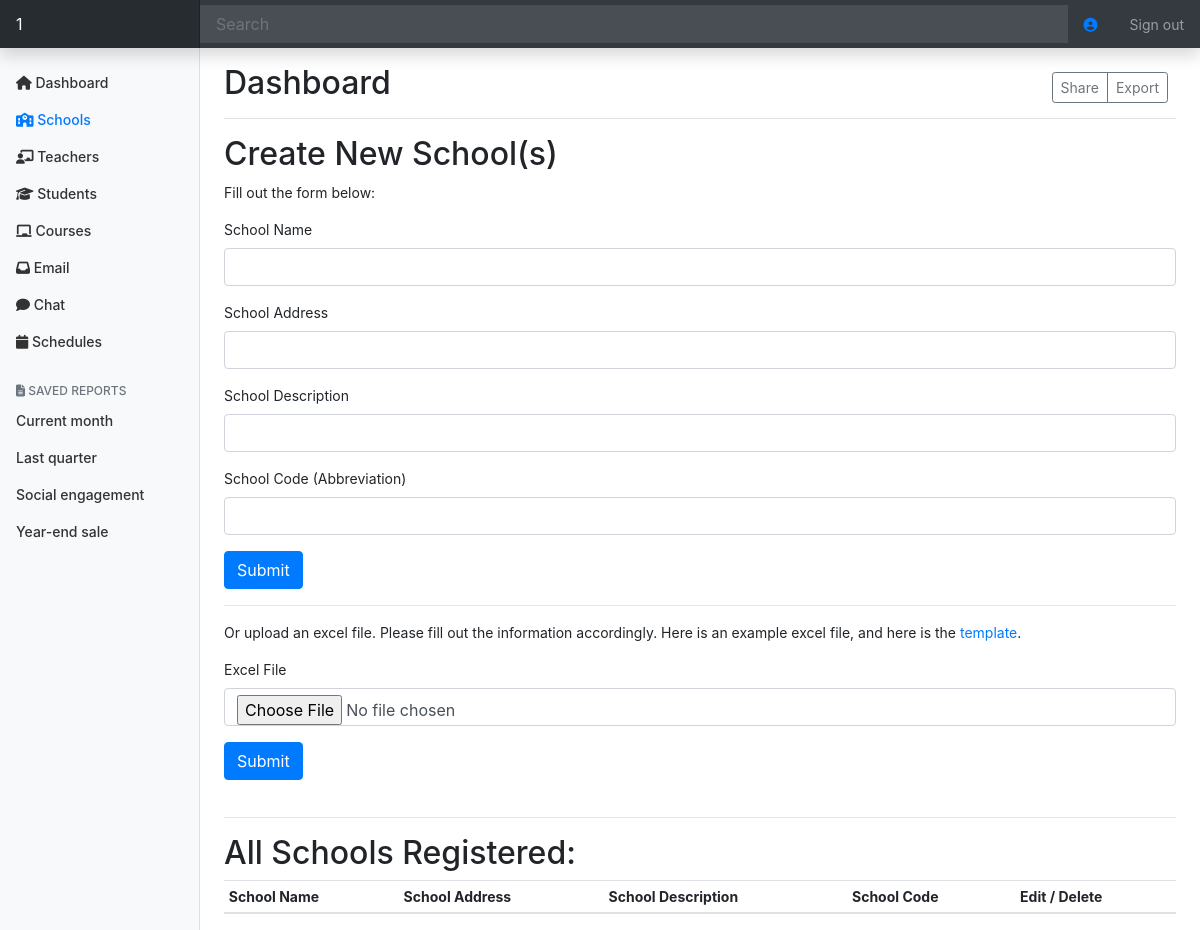
The app's page /district-admin/world/schools (signed in), older data.
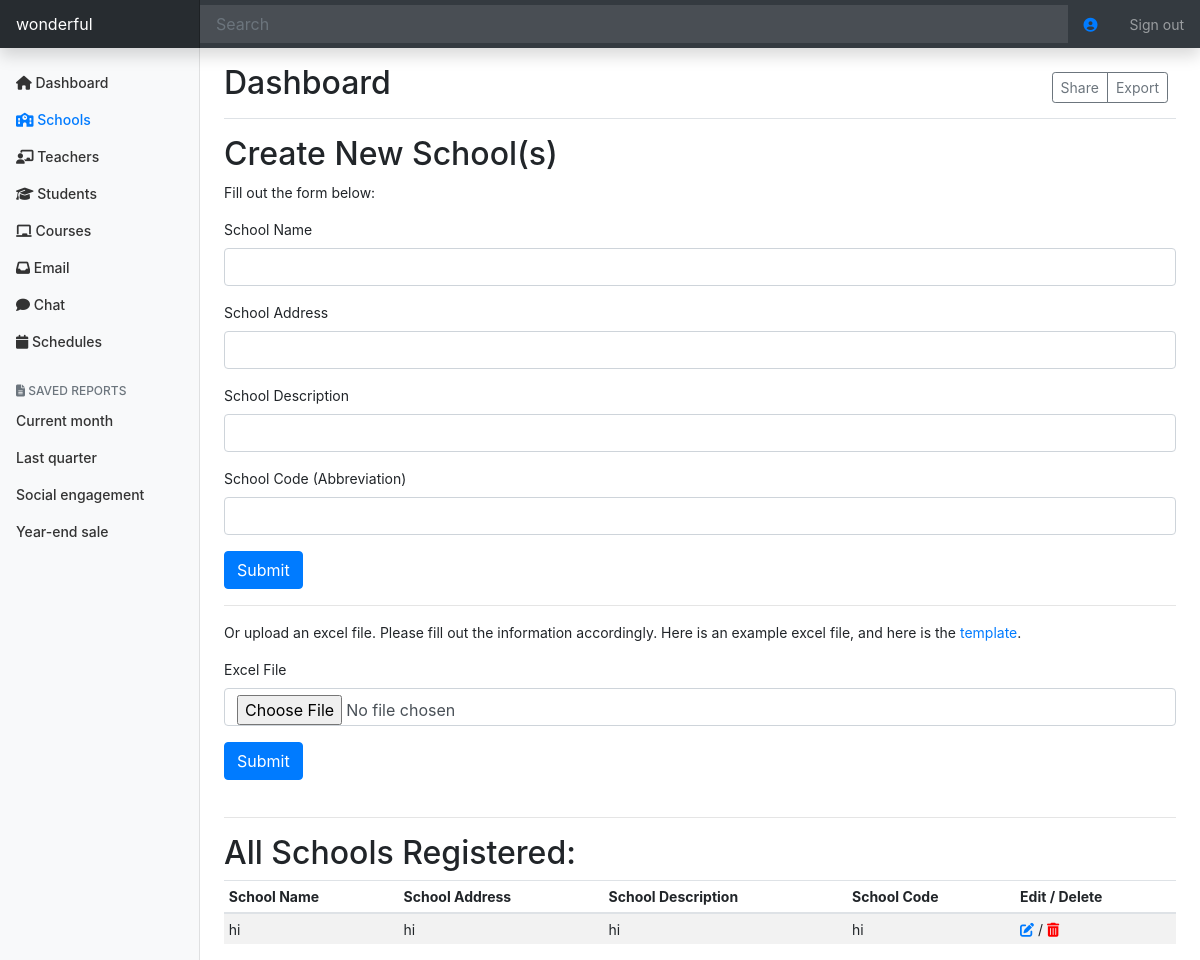
The same page, newer data.
### tables this page shows
CREATE TABLE "districts" (
	"district_id"	INTEGER PRIMARY KEY AUTOINCREMENT,
	"name"	TEXT,
	"motto"	TEXT,
	"logo"	TEXT,
	"address"	TEXT,
	"code"	TEXT
);

CREATE TABLE "schools" (
	"school_id"	INTEGER PRIMARY KEY AUTOINCREMENT,
	"district_id"	INTEGER,
	"name"	TEXT,
	"address"	TEXT,
	"description"	TEXT,
	"code"	TEXT
);

### app.py (the view)
@app.route("/district-admin/<string:code>/schools", methods=["GET", "POST"])
@login_required
def district_admin_dashboard_school(code):
    d_code = code
    user_info = c.execute("SELECT * FROM users WHERE user_id=:user_id", {
        "user_id": session.get("user_id")
    }).fetchall()
    try:
        district = c.execute("SELECT * FROM districts WHERE code=:code", {
            "code": code
        }).fetchall()[0][0]
    except IndexError:
        abort(403)
    if user_info[0][5] != "district-admin" or user_info[0][6] != district:
        abort(403)
    if request.method == "POST":
        codes = c.execute("SELECT code FROM schools WHERE district_id=:d_id", {
            "d_id": district
        }).fetchall()
        if request.form.get("name") and request.form.get(
                "address") and request.form.get(
                    "description") and request.form.get("code"):
            for code in codes:
                if request.form.get("code") == code[0]:
                    return render_template(
                        "error.html",
                        title="Invalid School Code",
                        details=
                        "School code already in use, please change school code.",
                        url=f"/district-admin/{d_code}/schools")
            c.execute(
                "INSERT INTO schools (district_id, name, address, description, code) VALUES (:district_id, :name, :address, :description, :code)",
                {
                    "district_id": int(district),
                    "name": request.form.get("name"),
                    "address": request.form.get("address"),
                    "description": request.form.get("description"),
                    "code": request.form.get("code")
                })
            conn.commit()
            return redirect(f"/district-admin/{d_code}/schools")
        elif request.files["file"]:
            filename = upload_file(app.config["UPLOAD_FOLDER"])
            wb = load_workbook(
                os.path.join(app.config["UPLOAD_FOLDER"], filename))
            sheet = wb.active
            if sheet.max_column != 4:
                flash("Wrong Format: Did you have EXACTLY 4 columns?",
                      category="danger")
                return redirect(f"/district-admin/{d_code}/schools")
            for i in range(2, sheet.max_row + 1):
                name = sheet.cell(row=i, column=1).value
                address = sheet.cell(row=i, column=2).value
                description = sheet.cell(row=i, column=3).value
                code = sheet.cell(row=i, column=4).value
                c.execute(
                    "INSERT INTO schools (district_id, name, address, description, code) VALUES (:district_id, :name, :address, :description, :code)",
                    {
                        "district_id": int(district),
                        "name": name,
                        "address": address,
                        "description": description,
                        "code": code
                    })
                conn.commit()
            os.remove(os.path.join(app.config["UPLOAD_FOLDER"], filename))
            return redirect(f"/district-admin/{d_code}/schools")
    else:
        schools = c.execute(
            "SELECT * FROM schools WHERE district_id=:district_id", {
                "district_id": district
            }).fetchall()
        return render_template("district-admin/school.html",
                               schools=schools,
                               code=code)

### helpers.py (called while the page is built)
def login_required(f):
    @wraps(f)
    def decorated_function(*args, **kwargs):
        if session.get("user_id") is None:
            return redirect("/login?next=" + request.path)
        return f(*args, **kwargs)
    return decorated_function

### templates/district-admin/school.html
{% extends "district-admin/dashboard-layout.html" %}
{% block main %}
  <div class="d-flex justify-content-between flex-wrap flex-md-nowrap align-items-center pt-3 pb-2 mb-3 border-bottom">
    <h1 class="h2">Dashboard</h1>
    <div class="btn-toolbar mb-2 mb-md-0">
      <div class="btn-group mr-2">
        <button type="button" class="btn btn-sm btn-outline-secondary">Share</button>
        <button type="button" class="btn btn-sm btn-outline-secondary">Export</button>
      </div>
    </div>
  </div>
  <h2>Create New School(s)</h2>
  <p>Fill out the form below: </p>
  <form action="/district-admin/{{ code }}/schools" method="POST">
    <div class="form-group">
      <label for="exampleInputEmail1">School Name</label>
      <input type="text" class="form-control" id="exampleInputEmail1" aria-describedby="emailHelp" name="name" required>
    </div>
    <div class="form-group">
      <label for="exampleInputEmail1">School Address</label>
      <input type="text" class="form-control" id="exampleInputEmail1" aria-describedby="emailHelp" name="address" required>
    </div>
    <div class="form-group">
      <label for="exampleInputEmail1">School Description</label>
      <input type="text" class="form-control" id="exampleInputEmail1" aria-describedby="emailHelp" name="description" required>
    </div>
    <div class="form-group">
      <label for="exampleInputEmail1">School Code (Abbreviation)</label>
      <input type="text" class="form-control" id="exampleInputEmail1" aria-describedby="emailHelp" name="code" required>
    </div>
    <button type="submit" class="btn btn-primary">Submit</button>
  </form>
  <hr>
  <p>Or upload an excel file. Please fill out the information accordingly. Here is an example excel file, and here is the <a href="/static/District-Upload-School-Template.xlsx">template</a>.</p>
  <form action="/district-admin/{{ code }}/schools" method="POST" enctype="multipart/form-data">
    <div class="form-group">
      <label for="exampleInputEmail1">Excel File </label>
      <input type="file" class="form-control" id="exampleInputEmail1" aria-describedby="emailHelp" name="file" required accept="application/vnd.openxmlformats-officedocument.spreadsheetml.sheet, application/vnd.ms-excel">
    </div>
    <button type="submit" class="btn btn-primary">Submit</button>
  </form>
  <br>
  <hr>
  <h2>All Schools Registered: </h2>
  <div class="table-responsive">
    <table class="table table-striped table-sm">
      <thead>
        <tr>
          <th>School Name</th>
          <th>School Address</th>
          <th>School Description</th>
          <th>School Code</th>
          <th>Edit / Delete</th>
        </tr>
      </thead>
      <tbody>
        {% for school in schools %}
          <tr>
            <td>{{ school[2] }}</td>
            <td>{{ school[3] }}</td>
            <td>{{ school[4] }}</td>
            <td>{{ school[5] }}</td>
            <td><a href="edit/school/{{ school[5] }}"><i class="fas fa-edit"></i></a> / <a href="delete/school/{{ school[5] }}"><i class="fas fa-trash-alt" style="color:red;"></i></a></td>
          </tr>
        {% endfor %}
      </tbody>
    </table>
  </div>
{% endblock %}

### templates/district-admin/dashboard-layout.html (shortened to what this page needs)
<!doctype html>
<html lang="en">
  <head>
    <link rel="stylesheet" href="https://stackpath.bootstrapcdn.com/bootstrap/4.5.0/css/bootstrap.min.css">
    <link href="/static/district-admin-dashboard.css" rel="stylesheet">
  </head>
  <body>
    <nav class="navbar navbar-dark sticky-top bg-dark flex-md-nowrap p-0 shadow">
  <a class="navbar-brand col-md-3 col-lg-2 mr-0 px-3" href="/district-admin/{{ session['district_code'] }}">{{ session["district_name"] }}</a>
  <input class="form-control form-control-dark w-100" type="text" placeholder="Search" aria-label="Search">
  <a class="nav-link" href="/profile"><i class="fas fa-user-circle"></i></a>
  <ul class="navbar-nav px-3">
    <li class="nav-item text-nowrap">
      <a class="nav-link" href="/logout">Sign out</a>
    </li>
  </ul>
</nav>
<div class="container-fluid">
  <div class="row">
    <nav id="sidebarMenu" class="col-md-3 col-lg-2 d-md-block bg-light sidebar collapse">
      <div class="sidebar-sticky pt-3">
        <ul class="nav flex-column">
          <li class="nav-item">
            <a class="nav-link" href="/district-admin/{{ session['district_code'] }}" id="dashboard">
                <i class="fas fa-home"></i>
              Dashboard <span class="sr-only">(current)</span>
            </a>
          </li>
          <li class="nav-item">
            <a class="nav-link" href="/district-admin/{{ session['district_code'] }}/schools" id="schools">
                <i class="fas fa-school"></i>
               Schools
            </a>
          </li>
          <li class="nav-item">
            <a class="nav-link" href="/district-admin/{{ session['district_code'] }}/teachers" id="teachers">
                <i class="fas fa-chalkboard-teacher"></i>
              Teachers
            </a>
          </li>
          <li class="nav-item">
            <a class="nav-link" href="/district-admin/{{ session['district_code'] }}/students" id="students">
                <i class="fas fa-graduation-cap"></i>
              Students
            </a>
          </li>
          <li class="nav-item">
            <a class="nav-link" href="/district-admin/{{ session['district_code'] }}/courses" id="courses">
              <i class="fas fa-chalkboard"></i>
              Courses
            </a>
          </li>
          <li class="nav-item">
            <a class="nav-link" href="/email" id="email">
              <i class="fas fa-inbox"></i>
              Email
            </a>
          </li>
          <li class="nav-item">
            <a class="nav-link" href="/chat" id="chat">
              <i class="fas fa-comment"></i>
              Chat
            </a>
          </li>
          <li class="nav-item">
            <a class="nav-link" href="/district-admin/{{ session['district_code'] }}/schedules" id="schedules">
              <i class="fas fa-calendar"></i>
              Schedules
            </a>
          </li>
        </ul>
        <h6 class="sidebar-heading d-flex justify-content-between align-items-center px-3 mt-4 mb-1 text-muted">
          <span><i class="fas fa-file-alt"></i> Saved reports</span>
        </h6>
        <ul class="nav flex-column mb-2">
          <li class="nav-item">
            <a class="nav-link" href="#">
              Current month
            </a>
          </li>
          <li class="nav-item">
            <a class="nav-link" href="#">
              Last quarter
            </a>
          </li>
          <li class="nav-item">
            <a class="nav-link" href="#">
              Social engagement
            </a>
          </li>
          <li class="nav-item">
            <a class="nav-link" href="#">
              Year-end sale
            </a>
          </li>
        </ul>
      </div>
    </nav>
    <main role="main" class="col-md-9 ml-sm-auto col-lg-10 px-md-4">
        {% block main %}{% endblock %}
    </main>
  </div>
</div>
</html>

Row changes from the older to the newer data that the page shows:
now on this page (row unchanged): districts: district_name "wonderful"
added schools: name "hi", address "hi", description "hi", code "hi"
Text that changed along with them:
{{ session["district_name"] }}: "1" → (not shown)
